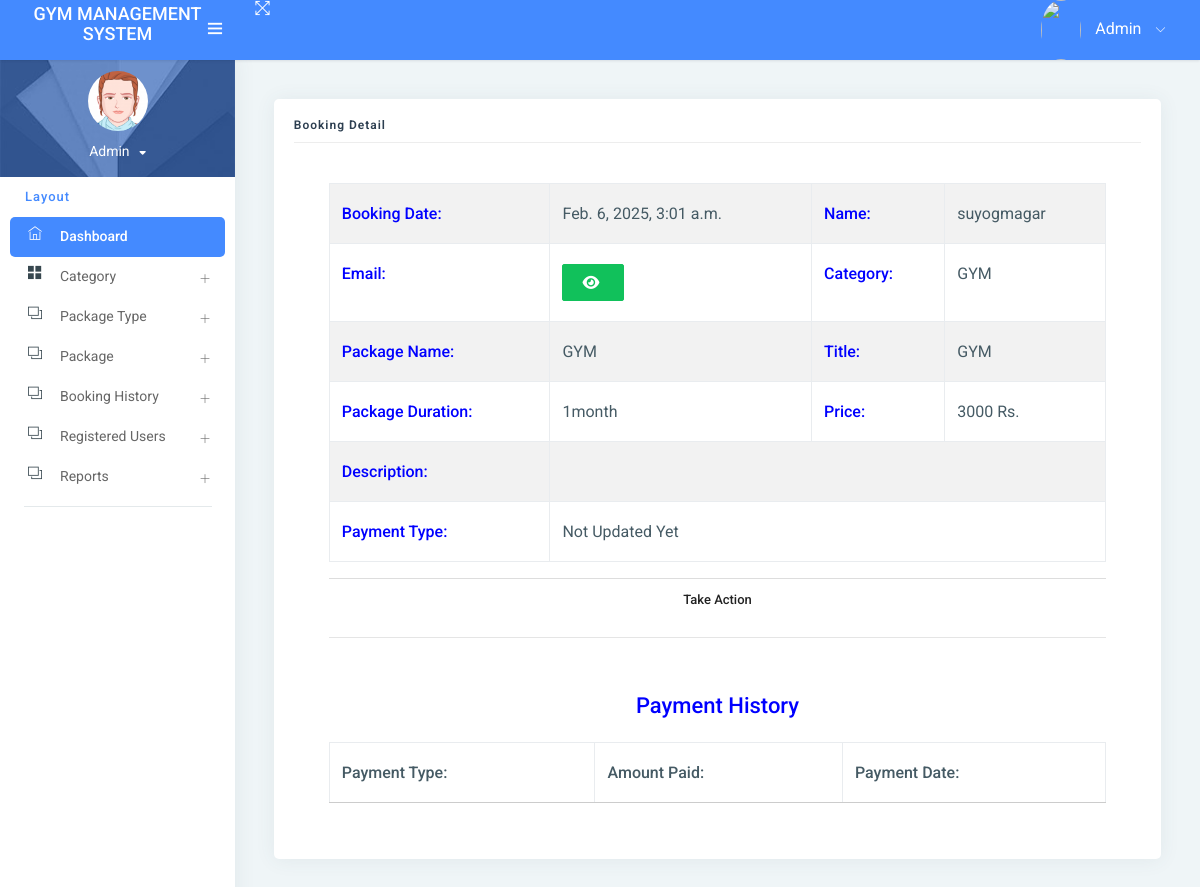
The page /booking_detail/1/ (signed in) on the database its author committed.
### app/models.py (models this page shows, shortened)
class Booking(models.Model):
    package = models.ForeignKey(Package, on_delete=models.CASCADE, null=True, blank=True)
    register = models.ForeignKey(Signup, on_delete=models.CASCADE, null=True, blank=True)
    bookingnumber = models.CharField(max_length=100, null=True, blank=True)
    status = models.IntegerField(choices=STATUS, default=1)
    creationdate = models.DateTimeField(auto_now_add=True)

class Signup(models.Model):
    user = models.ForeignKey(User, on_delete=models.CASCADE, null=True)
    mobile = models.CharField(max_length=15, null=True)
    state = models.CharField(max_length=150, null=True)
    city = models.CharField(max_length=150, null=True)
    address = models.CharField(max_length=200, null=True)
    creationdate = models.DateTimeField(auto_now_add=True)

class Package(models.Model):
    category = models.ForeignKey(Category, on_delete=models.CASCADE, null=True)
    packagename = models.ForeignKey(Packagetype, on_delete=models.CASCADE, null=True)
    titlename = models.CharField(max_length=200, null=True)
    packageduration = models.CharField(max_length=50, null=True)
    price = models.CharField(max_length=200, null=True)
    description = models.CharField(max_length=200, null=True)
    creationdate = models.DateTimeField(auto_now_add=True)

class Category(models.Model):
    categoryname = models.CharField(max_length=200, null=True)
    status = models.CharField(max_length=300, null=True)
    creationdate = models.DateTimeField(auto_now_add=True)

class Packagetype(models.Model):
    category = models.ForeignKey(Category, on_delete=models.CASCADE, null=True)
    packagename = models.CharField(max_length=200, null=True)
    creationdate = models.DateTimeField(auto_now_add=True)
    def __str__(self):
        return self.packagename

### app/views.py (the view, shortened to what this page needs)
# urls.py: path('booking_detail/<int:pid>/', booking_detail, name="booking_detail"),
def booking_detail(request, pid):
    data = Booking.objects.get(id=pid)
    payment = Paymenthistory.objects.filter(booking=data)
    if request.user.is_staff:
        return render(request, "admin/admin_booking_detail.html", locals())
    else:
        return render(request, "user_booking_detail.html", locals())

### templates/admin/admin_booking_detail.html (shortened to what this page needs)
{% extends 'admin_base.html' %}
{% load static custom_tags %}
{% block main %}
<link rel="stylesheet" href="https://cdnjs.cloudflare.com/ajax/libs/font-awesome/6.2.0/css/all.min.css" />
<div class="pcoded-inner-content">
    <div class="main-body">
        <div class="page-wrapper">
            <div class="page-body">
                <div class="row">
                    <div class="col-sm-12">
                        <div class="card">
                            <div class="card-block">
                                <h4 class="sub-title">Booking Detail</h4>
                                <div class="card-body">
                                <div class="container">
                                    <table id="example1" class="table table-bordered table-striped">
                                        <tr>
                                            <th style="color:blue">Booking Date:</th>
                                            <td>{{data.creationdate}}</td>
                                            <th style="color:blue">Name:</th>
                                            <td>{{data.register.user.first_name}}{{data.register.user.last_name}}</td>
                                        </tr>
                                        <tr>
                                            <th style="color:blue">Email:</th>
                                            <td>
                                                <button type="button" class="btn btn-success" id="email-btn-{{forloop.counter}}" onclick="togglePassword('email-{{forloop.counter}}', this.id)"><i class="fa fa-eye"></i></button>
                                            </td>
                                            <th style="color:blue">Category:</th>
                                            <td>{{data.package.category.categoryname}}</td>
                                        </tr>
                                        <tr>
                                            <th style="color:blue">Package Name:</th>
                                            <td>{{data.package.packagename}}</td>
                                            <th style="color:blue">Title:</th>
                                            <td>{{data.package.titlename}}</td>
                                        </tr>
                                        <tr>
                                            <th style="color:blue">Package Duration:</th>
                                            <td>{{data.package.packageduration}}</td>
                                            <th style="color:blue">Price:</th>
                                            <td>{{data.package.price}} Rs.</td>
                                        </tr>
                                        <tr>
                                            <th style="color:blue">Description:</th>
                                            <td colspan="12">{{data.package.description|safe}}</td>
                                        </tr>
                                        <tr>
                                            <th style="color:blue">Payment Type:</th>
                                             <td colspan="12">{{data.get_status_display}}</td>
                                        </tr>
                                    </table>
                                    {% if data.status == 1 %}
                                    <center>
                                        <div class="accordion-heading" role="tab" id="headingOne">
                                                <h3 class="card-title accordion-title"><a class="accordion-msg waves-effect waves-dark" data-toggle="collapse" data-parent="#accordion" href="#collapseOne" aria-expanded="true" aria-controls="collapseOne">
                                                    Take Action</a>
                                                </h3>
                                        </div>
                                    </center>
                                    {% endif %}
                                    <hr>
                                    {% if data.status != "New" %}
                                    <table id="example6" class="table table-bordered table-striped">
                                        <div class="card-body">
                                            <tr>
                                                <center>
                                                    <h4 style="color:blue">Payment History</h4>
                                                </center>
                                            </tr>
                                            <table id="example5" class="table table-bordered table-striped">
                                                <thead>
                                                <tr>
                                                    <th>Payment Type:</th>
                                                    <th>Amount Paid:</th>
                                                    <th>Payment Date:</th>
                                                </tr>
                                                </thead>
                                            </table>
                                        </div>
                                    </table>
                                    {% endif %}
                                </div>
                                </div>
                            </div>
                        </div>
                    </div>
                </div>
            </div>
        </div>
    </div>
</div>
{% endblock %}

### templates/admin/admin_booking_detail.html (style rules this page uses)
td { padding:0px; }

### rows shown on the page
Booking: creationdate "Feb. 6, 2025, 3:01 a.m.", register.user.first_name "suyog", register.user.last_name "magar", package.category.categoryname "GYM", package.packagename "GYM", package.titlename "GYM", package.packageduration "1month", package.price "3000", status "Not Updated Yet"
